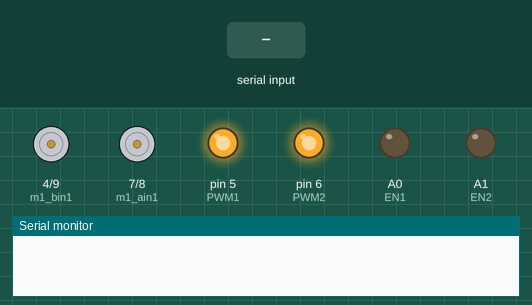
This sketch was run on a simulated Arduino Uno, built with avr-gcc and run on an emulated ATmega328P. Shown: motor-driver pin pairs drawn as motors (green arrow = first pin HIGH = forward, orange = second pin HIGH = backward, longer = more drive), output pins drawn as LEDs (lit = HIGH), the last lines printed to the serial monitor. The test bench sets the inputs (shaded band).

Above: at 1.2 s.
1.3 s: "F" received over Serial
At 2.3 s:
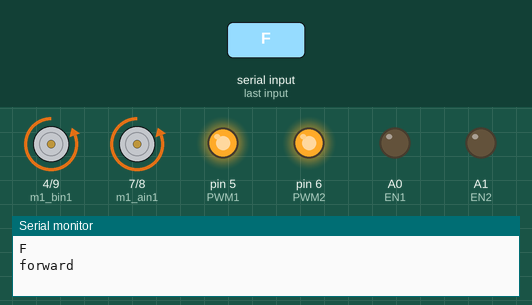
2.8 s: "B" received over Serial
At 3.5 s:
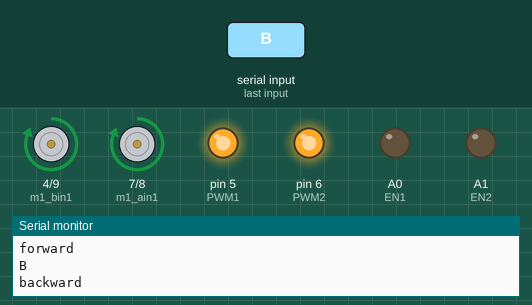
4.3 s: "L" received over Serial
At 4.6 s:
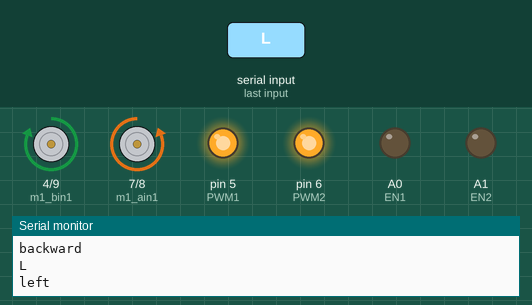
5.8 s: "R" received over Serial
At 6.9 s:
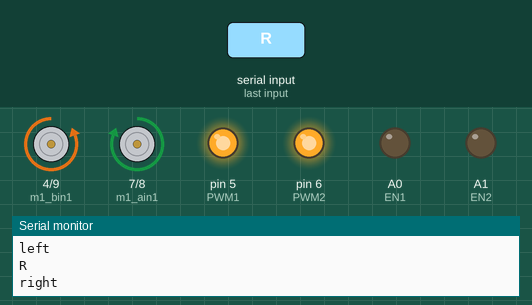
Timing chart, 0 to 8.3 s (numbered marks = the images above; inputs shaded):
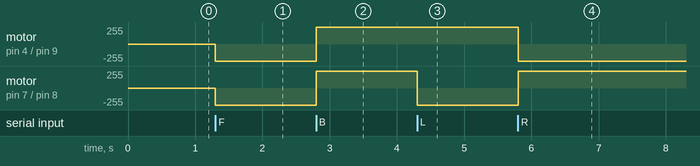

The sketch:

sketch_jun17a.ino
```cpp
#define PWM1 5
#define m1_ain1 7
#define m1_ain2 8

#define PWM2 6
#define m1_bin1 4
#define m1_bin2 9

#define EN1 A0
#define EN2 A1
char data;


void setup(){
  Serial.begin(9600);
  pinMode(m1_bin1, OUTPUT);
  pinMode(m1_ain1, OUTPUT);
  pinMode(m1_ain2, OUTPUT);
  pinMode(m1_bin2, OUTPUT);

  pinMode(PWM1, OUTPUT);
  pinMode(PWM2, OUTPUT);
  analogWrite(PWM1,255);
  analogWrite(PWM2,255);

  pinMode(EN1, OUTPUT);
  pinMode(EN2, OUTPUT);
}

void loop(){
  while(Serial.available()>0)
  {
    data = Serial.read();
    Serial.println(data);
    if(data == 'F')
    {
      forward();
    }
    if(data == 'B')
    {
      backward();
    }
    if(data == 'L')
    {
      left();
    }
    if(data == 'R')
    {
      right();
    }
    if(data == 'S')
    {
      stopp();
    }
  }

}

void forward()
{
  digitalWrite(m1_ain1, LOW);
  digitalWrite(m1_bin1, LOW);
  digitalWrite(m1_ain2, HIGH);
  digitalWrite(m1_bin2, HIGH);
  Serial.println("forward");
}

void backward()
{
  digitalWrite(m1_ain1, HIGH);
  digitalWrite(m1_bin1, HIGH);
  digitalWrite(m1_ain2, LOW);
  digitalWrite(m1_bin2, LOW);
  Serial.println("backward");
}

void left()
{
  digitalWrite(m1_ain1, LOW);
  digitalWrite(m1_bin1, HIGH);
  digitalWrite(m1_ain2, HIGH);
  digitalWrite(m1_bin2, LOW);
  Serial.println("left");
}

void right()
{
  digitalWrite(m1_ain1, HIGH);
  digitalWrite(m1_bin1, LOW);
  digitalWrite(m1_ain2, LOW);
  digitalWrite(m1_bin2, HIGH);
  Serial.println("right");
}

void stopp()
{
  digitalWrite(m1_ain1, LOW);
  digitalWrite(m1_bin1, LOW);
  digitalWrite(m1_ain2, LOW);
  digitalWrite(m1_bin2, LOW);
  Serial.println("stop");
}
```

Measured:
- after the input at 1.3 s, motor on pin 4 (m1_bin1) / pin 9 (m1_bin2), motor on pin 7 (m1_ain1) / pin 8 (m1_ain2): stopped → backward 255/255 at once
- after the input at 2.8 s, motor on pin 4 (m1_bin1) / pin 9 (m1_bin2), motor on pin 7 (m1_ain1) / pin 8 (m1_ain2): backward 255/255 → forward 255/255 at once
- after the input at 4.3 s, motor on pin 7 (m1_ain1) / pin 8 (m1_ain2): forward 255/255 → backward 255/255 at once
- after the input at 5.8 s, motor on pin 4 (m1_bin1) / pin 9 (m1_bin2): forward 255/255 → backward 255/255 at once; motor on pin 7 (m1_ain1) / pin 8 (m1_ain2): backward 255/255 → forward 255/255 at once
